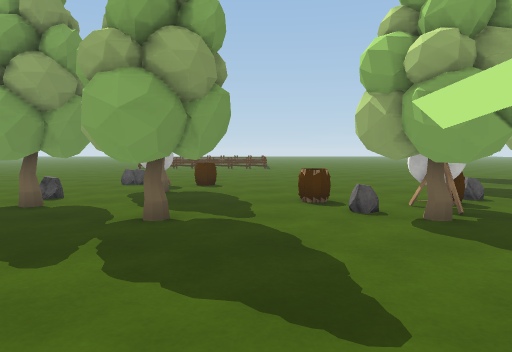
[1] (above)

24 first-person views from a walk through a Unity game level. The camera is 1.2 m above the floor, tilts 4° down and sees 70° across. The floor is counted in squares, 1 m on a side. Each view is taken from the middle of a square. On the plan, view 1 faces up. The plan holds only what a view shows up to about 15 squares ahead; the rest is blank. The place goes on beyond the plan. The player character is not drawn. Some animated figures are left out. Some surface patterns are stand-ins.

[2]
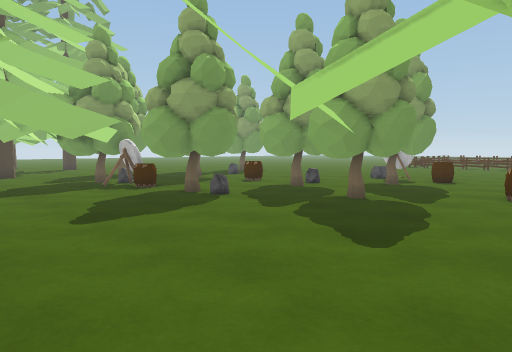

[3]
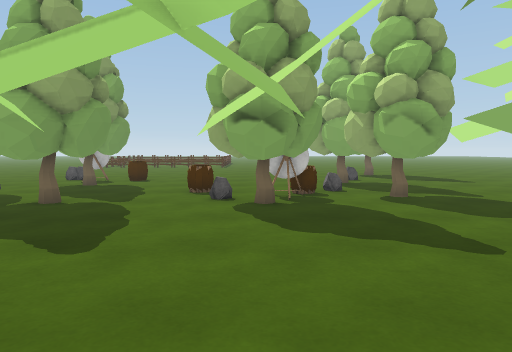

[4]
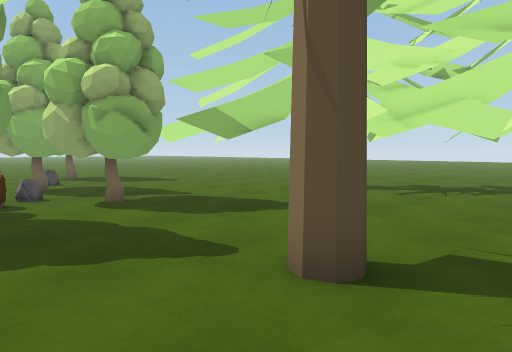

[5]
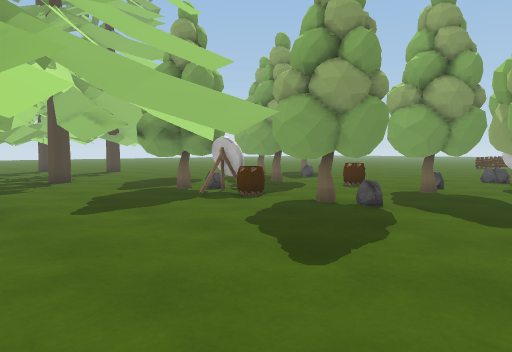

[6]
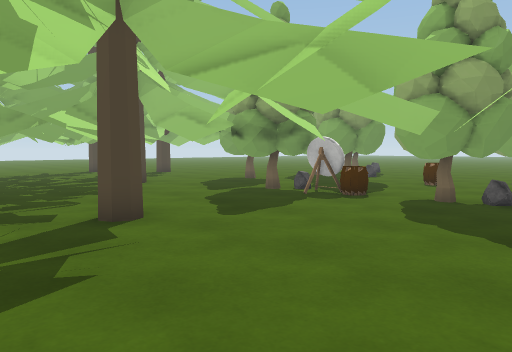

[7]
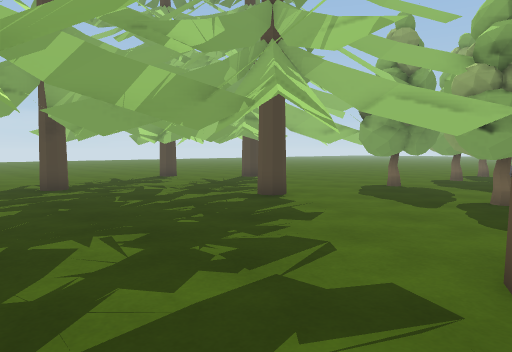

[8]
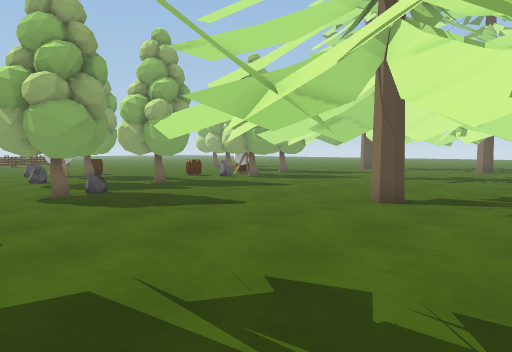

[9]
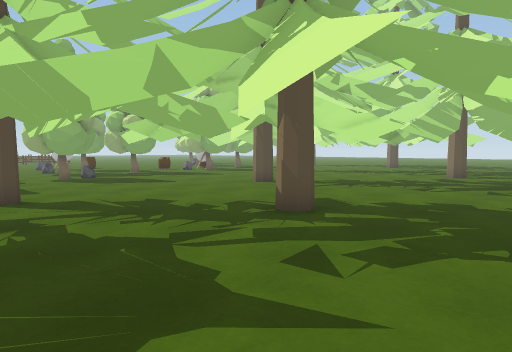

[10]
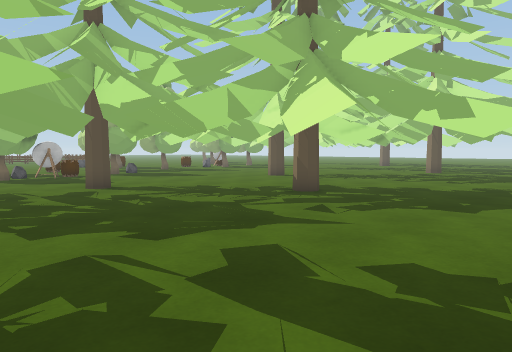

[11]
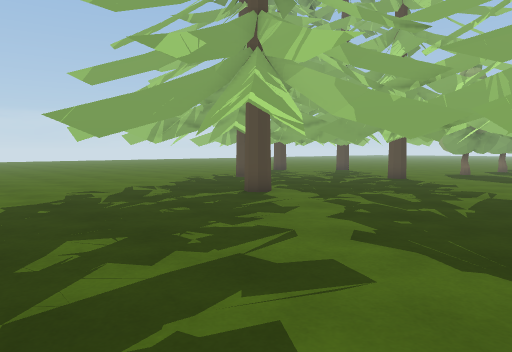

[12]
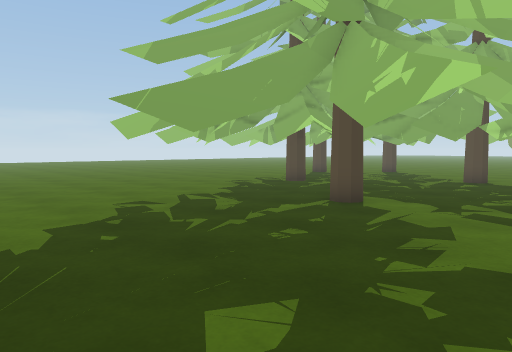

[13]
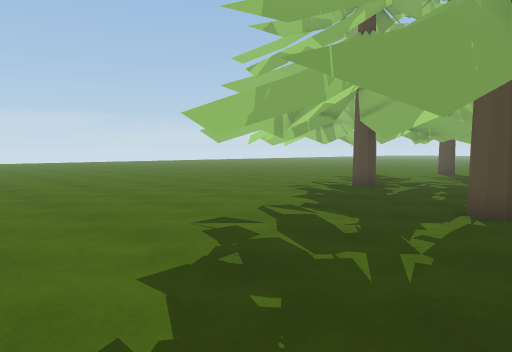

[14]
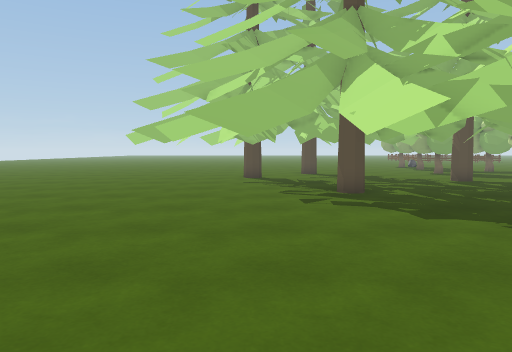

[15]
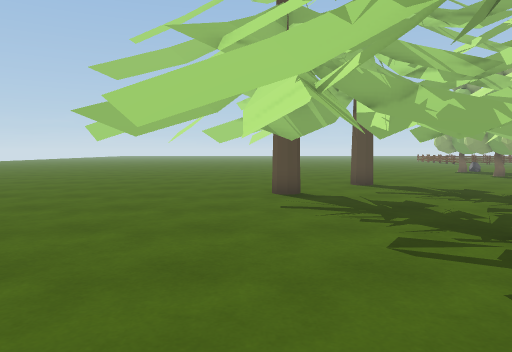

[16]
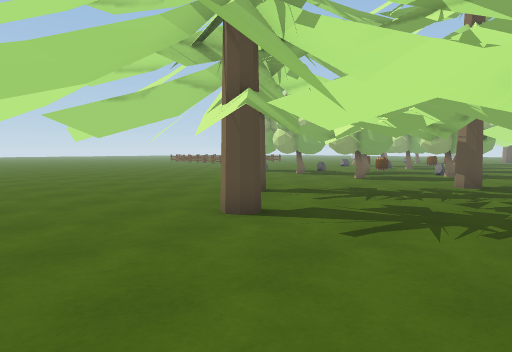

[17]
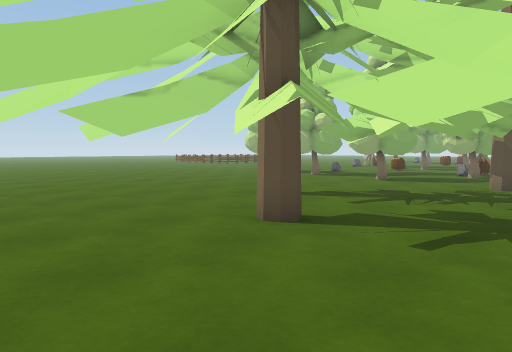

[18]
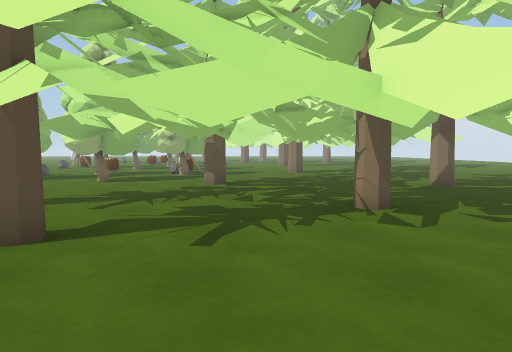

[19]
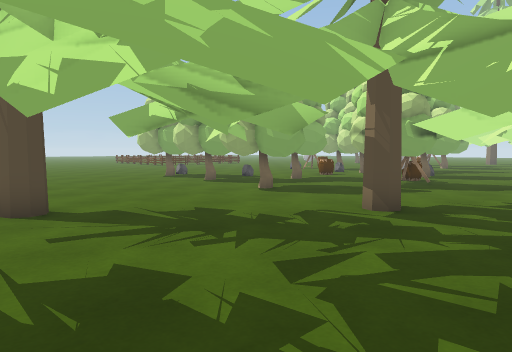

[20]
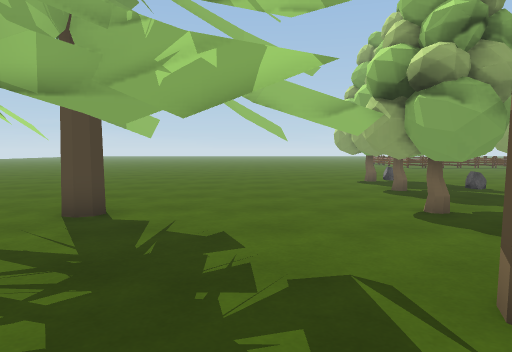

[21]
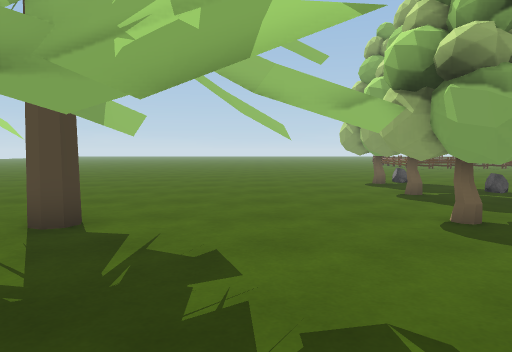

[22]
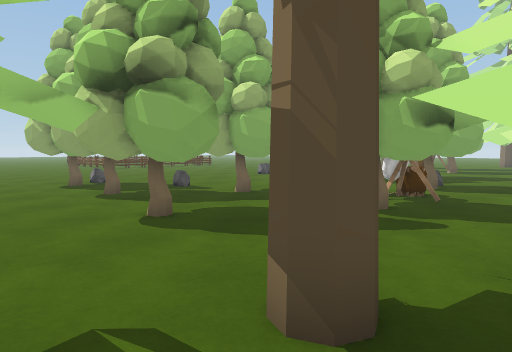

[23]
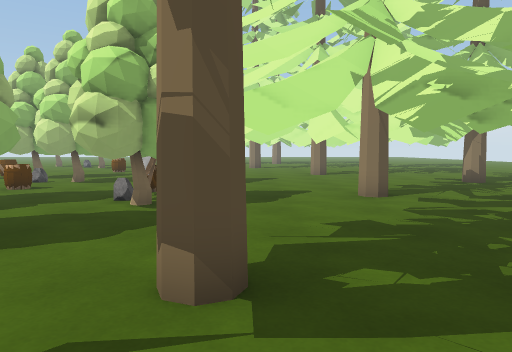

[24]
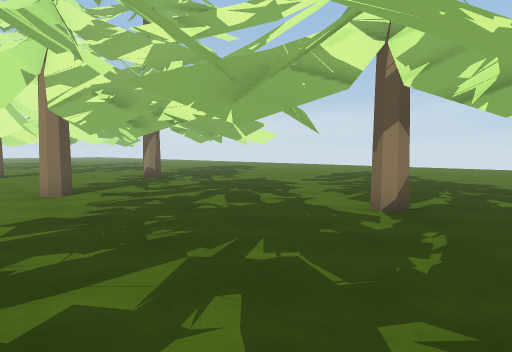

### Floor plan
Key: @ floor where view 1 was taken; # wall or solid block; . floor; = window, fence, low wall or low ledge; O other object.
Columns run from 29 left of view 1 to 17 right of it. Each row starts with its distance up from view 1.
 17               ..
 16    ..         ...
 15    .............. ... ..    ... ....
 14  .............OO  .......   ... .... ...
 13  ..............OO .......==OO......  ......
 12   .............  ........ OO......OOO......
 11   .....O. ....O  ........OOO......OOO.....
 10   ... .O  .O..OOO........OOO.......O...O.O
  9   ..O ......O..OO   .O.OO  ...OO... ..OOO..
  8 ....O O..........OOO.OOOOO.....O.OOOO OO...
  7 ..OO. ..O...OOO  .OO...OOOOOO..OOO.OOOO....
  6 .O  ...OOO...OOOO.........OOO..OOO OO. ..
  5 ...O......OOO.OOO.O...OOO..OO...OO ..#     ....
  4 OO...O...OO......OOO#OOOO......O......   .OO...
  3 O...OO....OOO....#OOO..O....OO........ OO.  .
  2 O....O.OOOO O#...OO....O.OO.O.  .......OO. ..
  1 .#..OO.OO..OO#..O.O.....O...... O..#....   O.
  0 .O..O ...#..O............O...@OO......O
 -1 ..O.. OOOO..OO.O.#............. . ...
 -2 ...OOO..# O..O..OO..#..OOO..#..#. .O
 -3 ...O....#OO.OOOOO....O.OOO. ....  .
 -4 .........O...OO.....O......  ...O O
 -5 ....O.......O...O...O...O .  .  O
 -6 ....OO.OO.O.#....O....OOOOO. ..O
 -7 .......OO..O#....O.OO...#..O O.....
 -8 ........O.......... ......... .O....
 -9 ........ O......O...................
-10 .........OO....OO...O.......O...O
-11 ............OO.......O....OO ...
-12  ......................OOO..
-13      ...................
-14            ..... .. .

Positions as (right, up) in squares from view 1, and headings:
1: (0, 0), facing up
2: (3, -2), facing up-left
3: (3, -2), facing up
4: (3, -1), facing up-right
5: (-1, -3), facing up-left
6: (-3, -5), facing up-left
7: (-9, -6), facing up-left
8: (-9, -6), facing up-right
9: (-11, -12), facing up-right
10: (-14, -14), facing up-right
11: (-9, -14), facing up-left
12: (-12, -14), facing up-left
13: (-15, -14), facing up-left
14: (-24, -13), facing up
15: (-25, -7), facing up
16: (-29, -2), facing up-right
17: (-29, -1), facing up-right
18: (-29, 0), facing right
19: (-23, -2), facing up-right
20: (-18, -1), facing up
21: (-18, 0), facing up
22: (-18, 0), facing up-right
23: (-19, 1), facing right
24: (-20, 1), facing down-right
